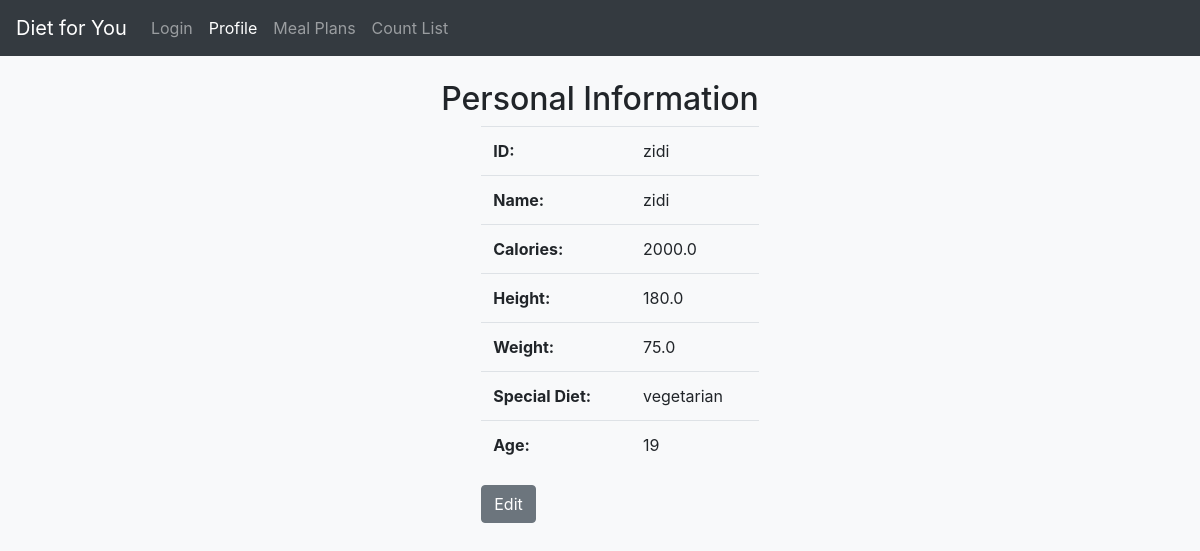
/main/ (signed in), run on an earlier commit of the app's database.
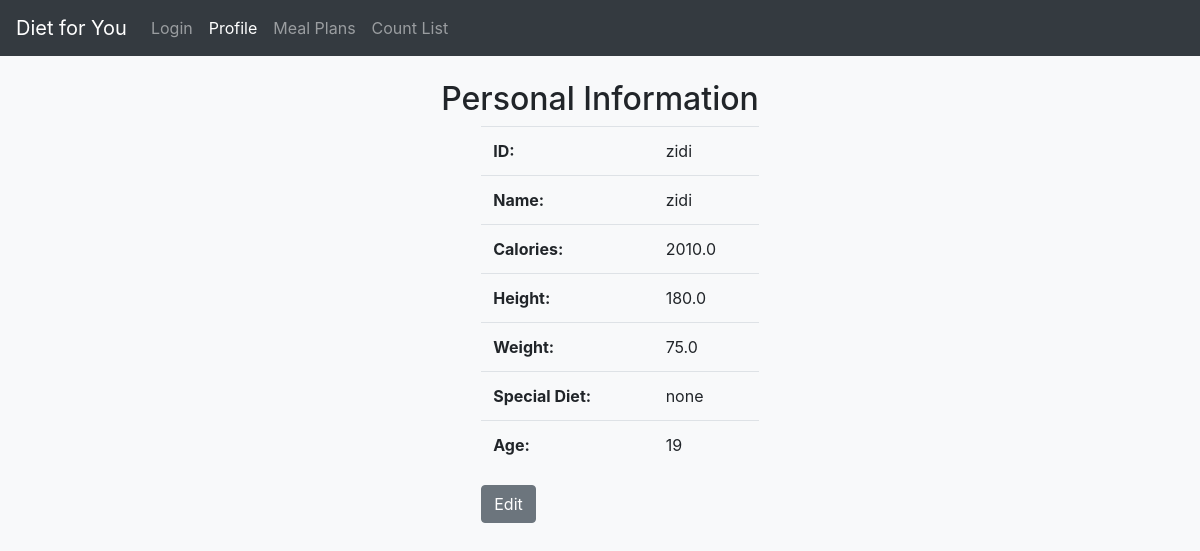
And on a later commit of the database.
### main/models.py (models this page shows, shortened)
class post_data(models.Model):
    id = models.CharField(max_length = 50, primary_key= True)
    calories = models.FloatField(default= 2000.0)
    height = models.FloatField(default = 180)
    weight = models.FloatField(default = 75)
    name = models.CharField(max_length=50, default='')
    dailyExtraConsume = models.FloatField(default=0)
    specialDiet = models.CharField(max_length = 100, default = 'none')
    age = models.IntegerField(null = True)

### main/views.py (the view)
# urls.py: path('main/', personalInfo),
def personalInfo(request):
   currentUser = request.user
   personId = currentUser.username
   person = post_data.objects.raw('SELECT * FROM main_post_data WHERE id = %s', [personId])
   return render(request, 'test2.html', {'info' : person}
   )

### templates/test2.html (shortened to what this page needs)
<!doctype html>
<html lang="en">
    <head>
        <link rel="stylesheet" href="https://stackpath.bootstrapcdn.com/bootstrap/4.5.0/css/bootstrap.min.css">
        <nav class="navbar navbar-expand navbar-dark bg-dark">
      <div class="collapse navbar-collapse" id="navbarsExample02">
        <a class="navbar-brand" href="/home">Diet for You</a>
        <ul class="navbar-nav mr-auto">
          <li class="nav-item">
            <a class="nav-link" href="/login">Login</a>
          </li>
          <li class="nav-item active">
            <a class="nav-link" href="/main">Profile<span class="sr-only">(current)</span></a>
          </li>
          <li class="nav-item">
            <a class="nav-link" href="/recipe">Meal Plans</a>
          </li>
          <li class="nav-item">
            <a class="nav-link" href="/countList">Count List</a>
        </li>
        </ul>
      </div>
    </nav>
      </head>
      <body class="bg-light">
            <div class="container">
          <div class="row">
            <div class="mt-4 mb-4 mx-auto" style="text-align:left">
            <h2>Personal Information</h2>
            <div class="mb-4">
              <ul>
                  {% for inf in info %}
                  <table class="table">
                    <tbody>
                      <tr>
                        <th scope="row">ID: </th>
                        <td>{{inf.id}}</td>
                      </tr>
                      <tr>
                        <th scope="row">Name: </th>
                        <td>{{inf.name}}</td>
                      </tr>
                      <tr>
                        <th scope="row">Calories: </th>
                        <td>{{inf.calories}}</td>
                      </tr>
                      <tr>
                        <th scope="row">Height: </th>
                        <td>{{inf.height}}</td>
                      </tr>
                      <tr>
                        <th scope="row">Weight: </th>
                        <td>{{inf.weight}}</td>
                      </tr>
                      <tr>
                        <th scope="row">Special Diet: </th>
                        <td>{{inf.specialDiet}}</td>
                      </tr>
                      <tr>
                        <th scope="row">Age: </th>
                        <td>{{inf.age}}</td>
                      </tr>
                    </tbody>
                </table>
                  <form action="/edit/" method="POST">
                  <button type="submit" class="btn btn-secondary">Edit</button>
                  </form>
                  {% endfor %}
              </ul>
    </div>
    </div>
        </div>
      </div>
    </body>
    </html>

What changed in the data, as far as the page shows it:
changed post_data "zidi": calories "2000.0" → "2010.0"; specialDiet "vegetarian" → "none"
